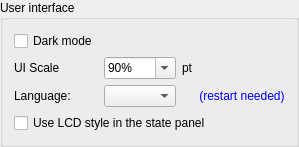
         <widget class="QGroupBox" name="grpUserInterface">
          <property name="title">
           <string>User interface</string>
          </property>
          <layout class="QVBoxLayout" name="verticalLayout_9">
           <item>
            <layout class="QGridLayout" name="gridLayout_3">
             <item row="2" column="0">
              <widget class="QLabel" name="lblLanguage">
               <property name="text">
                <string>Language:</string>
               </property>
              </widget>
             </item>
             <item row="1" column="1">
              <widget class="QComboBox" name="cboUIScale">
               <property name="sizePolicy">
                <sizepolicy hsizetype="Preferred" vsizetype="Fixed">
                 <horstretch>0</horstretch>
                 <verstretch>0</verstretch>
                </sizepolicy>
               </property>
               <property name="editable">
                <bool>true</bool>
               </property>
               <property name="currentText">
                <string>90%</string>
               </property>
               <property name="maxCount">
                <number>10</number>
               </property>
               <property name="minimumContentsLength">
                <number>1</number>
               </property>
               <item>
                <property name="text">
                 <string>90%</string>
                </property>
               </item>
               <item>
                <property name="text">
                 <string>100% (default)</string>
                </property>
               </item>
               <item>
                <property name="text">
                 <string>110%</string>
                </property>
               </item>
               <item>
                <property name="text">
                 <string>120%</string>
                </property>
               </item>
               <item>
                <property name="text">
                 <string>130%</string>
                </property>
               </item>
               <item>
                <property name="text">
                 <string>140%</string>
                </property>
               </item>
              </widget>
             </item>
             <item row="1" column="3">
              <spacer name="horizontalSpacer_2">
               <property name="orientation">
                <enum>Qt::Orientation::Horizontal</enum>
               </property>
               <property name="sizeHint" stdset="0">
                <size>
                 <width>40</width>
                 <height>20</height>
                </size>
               </property>
              </spacer>
             </item>
             <item row="1" column="2">
              <widget class="QLabel" name="label_30">
               <property name="text">
                <string>pt</string>
               </property>
              </widget>
             </item>
             <item row="1" column="0">
              <widget class="QLabel" name="lblFontSize">
               <property name="text">
                <string>UI Scale</string>
               </property>
              </widget>
             </item>
             <item row="2" column="1">
              <widget class="QComboBox" name="cboLanguage">
               <property name="sizePolicy">
                <sizepolicy hsizetype="Preferred" vsizetype="Fixed">
                 <horstretch>0</horstretch>
                 <verstretch>0</verstretch>
                </sizepolicy>
               </property>
               <property name="editable">
                <bool>false</bool>
               </property>
               <property name="currentText">
                <string/>
               </property>
               <property name="maxCount">
                <number>10</number>
               </property>
              </widget>
             </item>
             <item row="0" column="0">
              <widget class="QCheckBox" name="chkDarkTheme">
               <property name="text">
                <string>Dark mode</string>
               </property>
              </widget>
             </item>
             <item row="2" column="3">
              <widget class="QLabel" name="label_31">
               <property name="styleSheet">
                <string notr="true">color: blue;</string>
               </property>
               <property name="text">
                <string>(restart needed)</string>
               </property>
               <property name="alignment">
                <set>Qt::AlignmentFlag::AlignCenter</set>
               </property>
              </widget>
             </item>
            </layout>
           </item>
           <item>
            <widget class="QCheckBox" name="chkStatePanelUseLCDStyle">
             <property name="text">
              <string>Use LCD style in the state panel</string>
             </property>
            </widget>
           </item>
          </layout>
         </widget>
